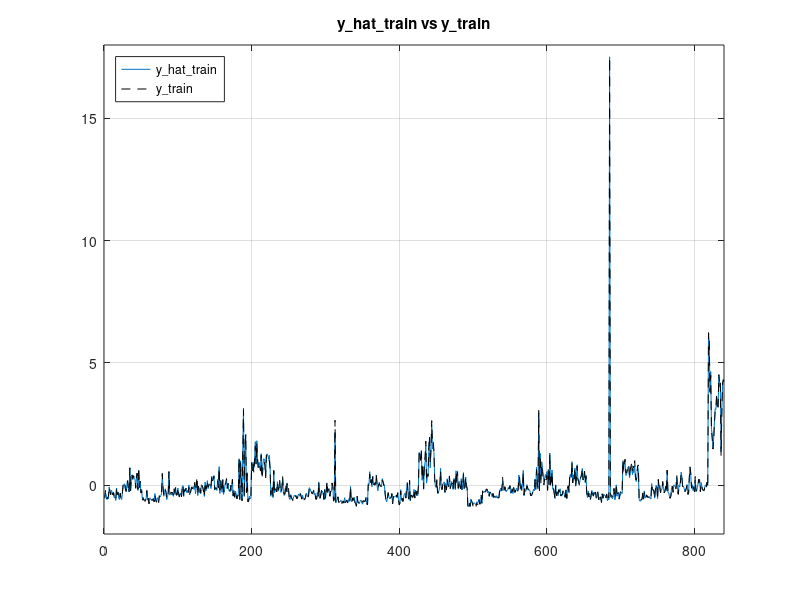
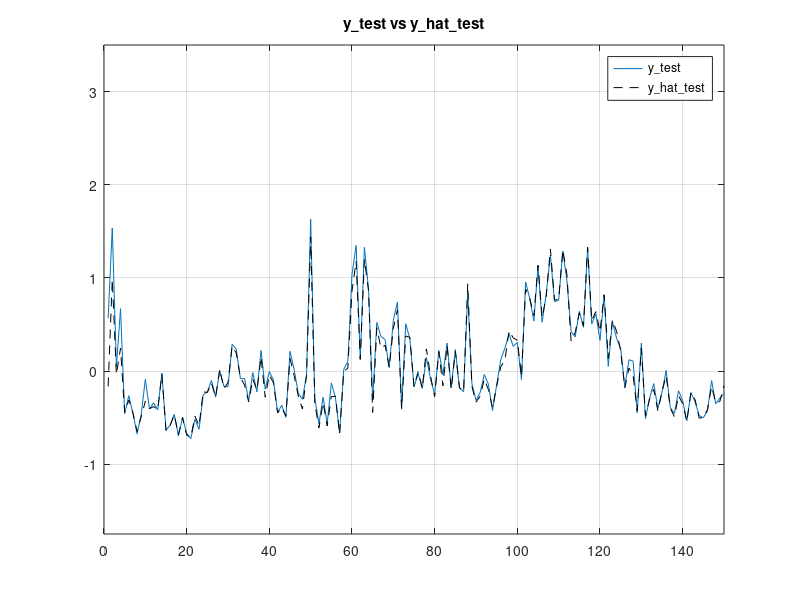
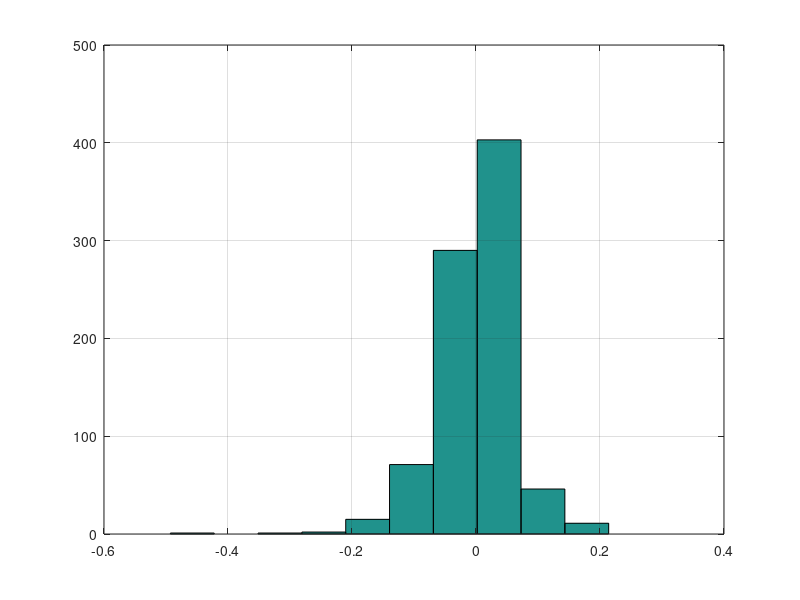
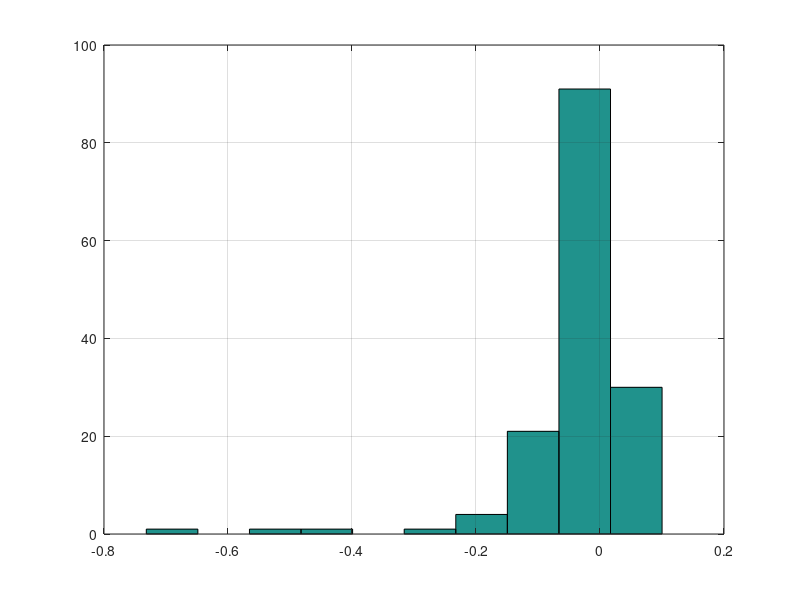

Write the MATLAB code that produced these figures, in order.
close all
clear all
%Lab 1 - ICT HEALTH - Perform regression - MSE

load('data_train_norm.mat');
load('data_test_norm.mat');

F0 = 7;

y_train = data_train_norm(:,F0);
X_train = data_train_norm;
X_train(:,F0) = [];

y_test=data_test_norm(:,F0);
X_test=data_test_norm;
X_test(:,F0)=[];

% Estimate a_hat
a_hat = inv(transpose(X_train)*X_train)*transpose(X_train)*y_train;
y_hat_train = X_train * a_hat;
y_hat_test = X_test * a_hat;

figure
plot(y_hat_train)
hold on
plot(y_train, '--k')
axis([0 840 -2 18])
grid on
legend('y\_hat\_train','y\_train', 'Location', 'northwest')
title('y\_hat\_train vs y\_train')

figure
plot(y_test)
hold on
plot(y_hat_test, '--k')
axis([0 150 -1.75 3.5])
grid on
legend('y\_test', 'y\_hat\_test')
title('y\_test vs y\_hat\_test')

[N,X] = hist(y_hat_train - y_train, 10);
figure
hist(y_hat_train - y_train, 10)
grid on


[N2,X2] = hist(y_hat_test - y_test, 10);
figure
hist(y_hat_test - y_test, 10)
grid on

% a_hat2 = inv(transpose(X_train(:,5:end))*X_train(:,5:end))*transpose(X_train(:,5:end))*y_train;
% y_hat_train2 = X_train(:,5:end) * a_hat2;
% y_hat_test2 = X_test(:,5:end) * a_hat2;
% 
% figure
% plot(y_hat_train2)
% hold on
% plot(y_train)
% 
% figure
% plot(y_hat_test2)
% hold on
% plot(y_test)
% 
% 
% figure
% hist(y_hat_train2 - y_train,200)
% 
% figure
% hist(y_hat_test2 - y_test,200)